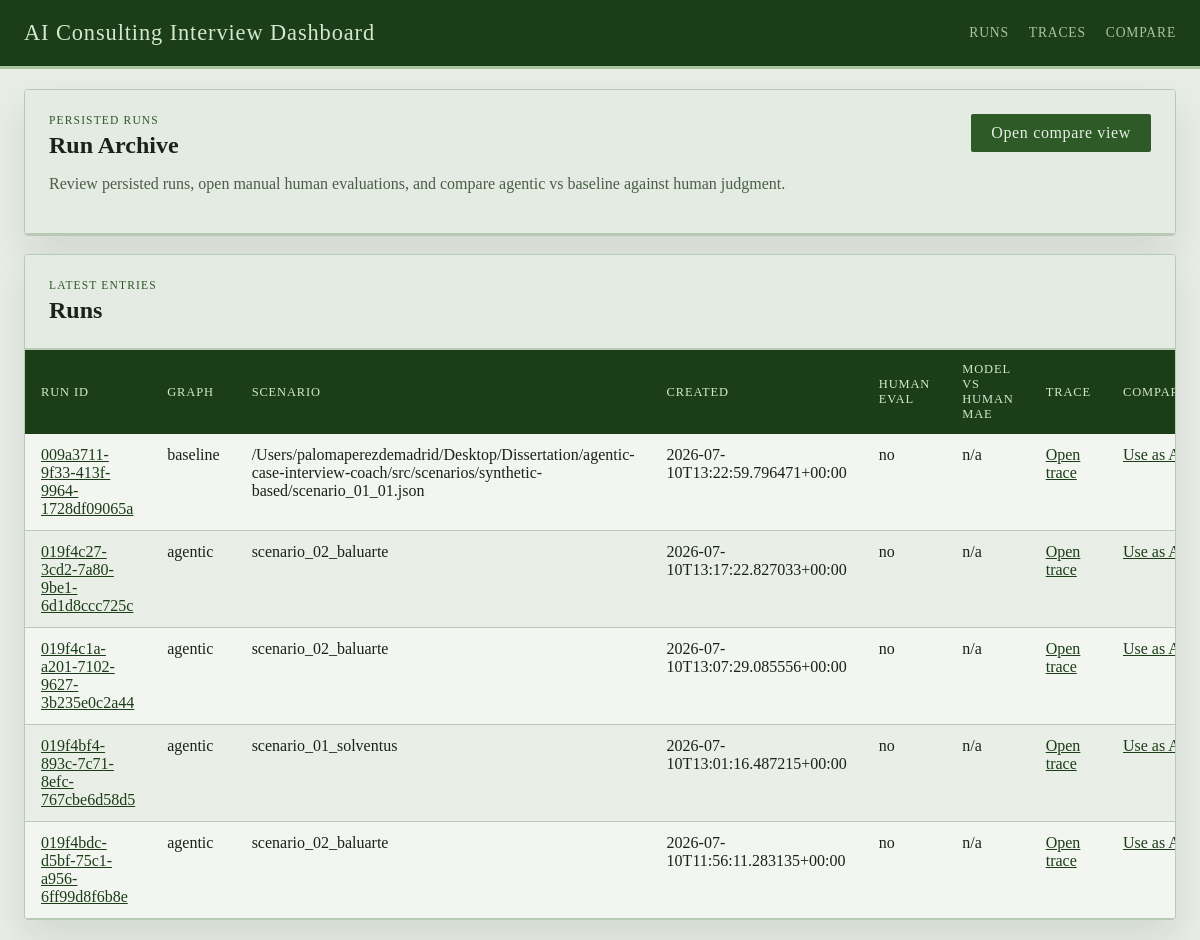
The page / on the database its author committed.
### tables this page shows
CREATE TABLE runs (
                run_id TEXT PRIMARY KEY,
                graph_name TEXT NOT NULL,
                thread_id TEXT NOT NULL,
                scenario_ref TEXT,
                case_prompt TEXT,
                turn_index INTEGER,
                judge_round INTEGER,
                enough_evidence INTEGER NOT NULL,
                focus_areas_json TEXT NOT NULL,
                transcript_json TEXT NOT NULL,
                case_performance_json TEXT NOT NULL,
                quality_dialog_json TEXT NOT NULL,
                final_feedback TEXT,
                state_json TEXT NOT NULL,
                created_at TEXT NOT NULL
            );

### web/app.py (the view)
@app.get("/")
def index():
    ensure_dashboard_db()
    runs = list_runs(limit=100)
    return render_template("index.html", runs=runs)

### web/dashboard_store.py (called while the page is built)
def _json_loads(value: str | None, fallback: Any) -> Any:
    if not value:
        return fallback
    try:
        return json.loads(value)
    except json.JSONDecodeError:
        return fallback

def get_db_connection() -> sqlite3.Connection:
    connection = sqlite3.connect(RUNS_DB_PATH, timeout=30)
    connection.row_factory = sqlite3.Row
    return connection

def _normalize_dimension_entry(raw_entry: Any) -> dict[str, Any]:
    if isinstance(raw_entry, dict):
        score = raw_entry.get("score", "")
        rationale = raw_entry.get("rationale", "")
        evidence = raw_entry.get("evidence", "")
    else:
        score = raw_entry
        rationale = ""
        evidence = ""
    return {
        "score": score if score not in {None, ""} else "",
        "rationale": str(rationale or "").strip(),
        "evidence": str(evidence or "").strip(),
    }

def _extract_expected_scores(state: dict[str, Any]) -> dict[str, dict[str, Any]]:
    candidate_profile = state.get("candidate_profile", {})
    expected_scores = candidate_profile.get("expected_scores", {})
    sections: dict[str, dict[str, Any]] = {
        CASE_PERFORMANCE_SECTION: {},
        DIALOG_QUALITY_SECTION: {},
    }
    for section_name in sections:
        raw_section = expected_scores.get(section_name, {})
        if not isinstance(raw_section, dict):
            continue
        for dimension, details in raw_section.items():
            if not isinstance(details, dict):
                continue
            sections[section_name][dimension] = {
                "score": details.get("expected", ""),
                "rationale": str(details.get("rationale", "")).strip(),
            }
    return sections

def _extract_model_scores(run_row: sqlite3.Row) -> dict[str, dict[str, Any]]:
    return {
        CASE_PERFORMANCE_SECTION: _json_loads(run_row["case_performance_json"], {}),
        DIALOG_QUALITY_SECTION: _json_loads(run_row["quality_dialog_json"], {}),
    }

def _score_sort_key(value: Any) -> tuple[int, str]:
    return (0, str(value))

def to_numeric_score(value: Any) -> float | None:
    if value is None:
        return None
    if isinstance(value, bool):
        return None
    if isinstance(value, (int, float)):
        return float(value)
    text = str(value).strip().lower()
    if text in {"", NOT_TESTED, "n/a", "na", "none", "null", "missing"}:
        return None
    try:
        return float(text)
    except ValueError:
        return None

### web/templates/index.html (shortened to what this page needs)
{% extends "base.html" %}
{% block content %}
<section class="panel">
  <div class="panel-heading">
    <div>
      <p class="eyebrow">Persisted Runs</p>
      <h1>Run Archive</h1>
      <p class="lede">Review persisted runs, open manual human evaluations, and compare agentic vs baseline against human judgment.</p>
    </div>
    <a class="button" href="{{ url_for('compare_runs') }}">Open compare view</a>
  </div>
</section>
<section class="panel">
  <div class="panel-heading">
    <div>
      <p class="eyebrow">Latest entries</p>
      <h2>Runs</h2>
    </div>
  </div>
  <div class="table-wrap">
    <table>
      <thead>
        <tr>
          <th>Run ID</th>
          <th>Graph</th>
          <th>Scenario</th>
          <th>Created</th>
          <th>Human Eval</th>
          <th>Model vs Human MAE</th>
          <th>Trace</th>
          <th>Compare</th>
        </tr>
      </thead>
      <tbody>
        {% for run in runs %}
        <tr>
          <td><a href="{{ url_for('get_run', run_id=run.run_id) }}">{{ run.run_id }}</a></td>
          <td>{{ run.graph_name }}</td>
          <td>{{ run.scenario_ref or 'n/a' }}</td>
          <td>{{ run.created_at }}</td>
          <td>{{ 'yes' if run.has_human_evaluation else 'no' }}</td>
          <td>{{ run.metrics.model_vs_human_mae if run.metrics.model_vs_human_mae is not none else 'n/a' }}</td>
          <td><a href="{{ url_for('get_run_trace', run_id=run.run_id) }}">Open trace</a></td>
          <td><a href="{{ url_for('compare_runs', run_a=run.run_id) }}">Use as A</a></td>
        </tr>
        {% else %}
        <tr>
          <td colspan="8">No persisted runs found in <code>artifacts/runs.sqlite</code>.</td>
        </tr>
        {% endfor %}
      </tbody>
    </table>
  </div>
</section>
{% endblock %}

### web/templates/base.html (shortened to what this page needs)
<!doctype html>
<html lang="en">
  <head>
    <link rel="stylesheet" href="{{ url_for('static', filename='styles.css', v='20260627a') }}">
  </head>
  <body>
    <header class="site-header">
      <div class="site-header__inner">
        <a class="brand" href="{{ url_for('index') }}">AI Consulting Interview Dashboard</a>
        <nav class="nav">
          <a href="{{ url_for('index') }}">Runs</a>
          <a href="{{ url_for('trace_index') }}">Traces</a>
          <a href="{{ url_for('compare_runs') }}">Compare</a>
        </nav>
      </div>
    </header>
    <main class="shell">
      {% block content %}{% endblock %}
    </main>
  </body>
</html>

### web/static/styles.css (style rules this page uses)
:root { --bg: #e8ede6; --panel: #f2f5f0; --panel-alt: #e4ebe2; --line: #b8c9b4; --ink: #1a2318; --muted: #4a5e47; --accent: #2d5a27; --accent-strong: #1b3d17; --success: #2d5a27; --warning: #7a6520; --danger: #7a2020; --shadow: 0 18px 40px rgba(20, 40, 18, 0.10); --radius: 4px; --font-ui: "Georgia", "Times New Roman", serif; --font-display: "Georgia", "Palatino Linotype", serif; }
* { box-sizing: border-box; }
body { margin: 0; font-family: var(--font-ui); color: var(--ink); background: var(--bg); }
a { color: var(--accent-strong); }
.site-header { position: sticky; top: 0; z-index: 10; background: var(--accent-strong); border-bottom: 3px solid #a8c4a0; }
.site-header__inner, .shell { max-width: 1400px; margin: 0 auto; padding: 20px 24px; }
.site-header__inner { display: flex; justify-content: space-between; align-items: center; }
.brand { font-family: var(--font-display); font-size: 1.4rem; text-decoration: none; color: #d4e8d0; letter-spacing: 0.04em; }
.nav { display: flex; gap: 20px; }
.nav a { text-decoration: none; color: #a8c4a0; font-size: 0.85rem; letter-spacing: 0.06em; text-transform: uppercase; }
.shell { display: grid; gap: 18px; }
.panel { background: var(--panel); border: 1px solid var(--line); border-radius: var(--radius); box-shadow: var(--shadow); overflow: hidden; }
.panel-heading { display: flex; justify-content: space-between; align-items: start; gap: 16px; padding: 24px; background: var(--panel-alt); border-bottom: 2px solid var(--line); }
.panel-heading h1, .panel-heading h2, .panel-heading h3, .subsection h3 { margin: 0; font-family: var(--font-display); font-weight: bold; }
.eyebrow { margin: 0 0 6px; color: var(--accent); text-transform: uppercase; letter-spacing: 0.10em; font-size: 0.72rem; font-family: var(--font-display); }
.lede, .meta-grid p, .prompt-box p, .helper { color: var(--muted); }
.button { display: inline-flex; align-items: center; justify-content: center; border: 0; border-radius: 2px; padding: 10px 20px; background: var(--accent); color: #e8f0e6; font-family: var(--font-display); letter-spacing: 0.04em; text-decoration: none; cursor: pointer; }
.table-wrap { overflow-x: auto; }
table { width: 100%; border-collapse: collapse; }
th { background: var(--accent-strong); color: #d4e8d0; padding: 12px 16px; text-align: left; font-size: 0.78rem; text-transform: uppercase; letter-spacing: 0.07em; font-weight: normal; }
td { padding: 12px 16px; text-align: left; vertical-align: top; border-bottom: 1px solid var(--line); }
tr:nth-child(even) td { background: rgba(180, 210, 174, 0.15); }

### rows shown on the page
runs: run_id "009a3711-9f33-413f-9964-1728df09065a", graph_name "baseline", scenario_ref "/Users/palomaperezdemadrid/Desktop/Dissertation/agentic-case-interview-coach/src/scenarios/synthetic-based/scenario_01_01.json", created_at "2026-07-10T13:22:59.796471+00:00", has_human_evaluation "no", metrics "n/a"
runs: run_id "019f4c27-3cd2-7a80-9be1-6d1d8ccc725c", graph_name "agentic", scenario_ref "scenario_02_baluarte", created_at "2026-07-10T13:17:22.827033+00:00", has_human_evaluation "no", metrics "n/a"
runs: run_id "019f4c1a-a201-7102-9627-3b235e0c2a44", graph_name "agentic", scenario_ref "scenario_02_baluarte", created_at "2026-07-10T13:07:29.085556+00:00", has_human_evaluation "no", metrics "n/a"
runs: run_id "019f4bf4-893c-7c71-8efc-767cbe6d58d5", graph_name "agentic", scenario_ref "scenario_01_solventus", created_at "2026-07-10T13:01:16.487215+00:00", has_human_evaluation "no", metrics "n/a"
runs: run_id "019f4bdc-d5bf-75c1-a956-6ff99d8f6b8e", graph_name "agentic", scenario_ref "scenario_02_baluarte", created_at "2026-07-10T11:56:11.283135+00:00", has_human_evaluation "no", metrics "n/a"
